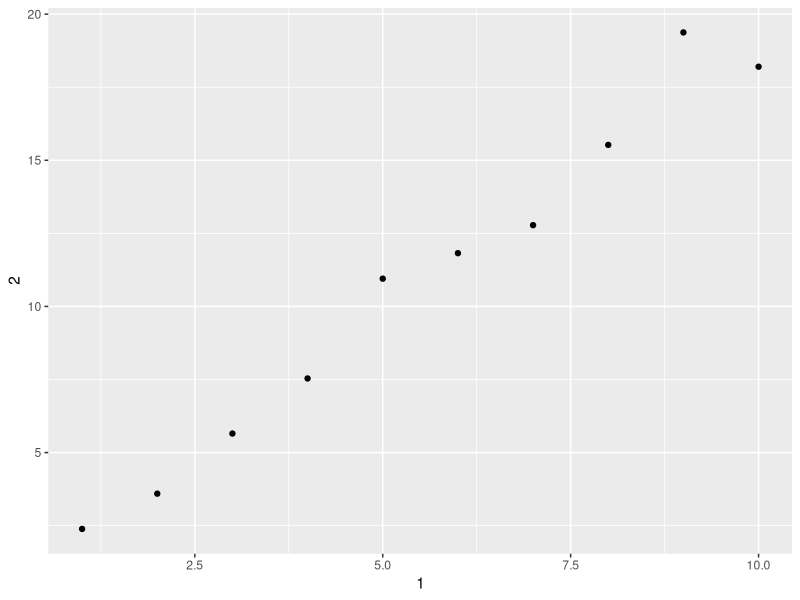

This figure's R source:
library(tidyverse)

#chapter 10

create_tibble <- as_tibble(iris)

#extract variables by position (10.3.2 - Subsetting)
#all achieves the same result
create_tibble$Sepal.Length
create_tibble[["Sepal.Length"]]
create_tibble[[1]]

#10.5 Exercises
#QUESTION 1
print(mtcars) #data.frames print the whole dataframe, they dont define the type the variable is either. It s simple print
print(as_tibble(iris)) #tibble shows dimensions 150 * 5, also shows the types of data as well. e.g. dbl or fct. Also only prints first 10
#observations

#QUESTION 2 - Why would the below cause frustration?
df <- data.frame(abc = 1, xyz = "a")
df$x
df[, "xyz"]
df[, c("abc", "xyz")]
# Personally I have found it frustrating to have to know where to place the commas to extract the variables I am searching for

#QUESTION 3 - extracting a variable
var <- as_tibble(mpg)
#few ways to get them
var$manufacturer
var[["manufacturer"]]
var[[1]]
#just copied from earlier in the text


#QUESTION 4.1
#extract variable called 1
annoying <- tibble(
  `1` = 1:10,
  `2` = `1` * 2 + rnorm(length(`1`))
)

annoying[['1']]

#4.2 plotting scatterplot of 1 vs 2, Does this mean variable 1 & 2. If it does then here ya go!
ggplot(annoying, aes(x = `1`, y = `2`)) +
  geom_point()

#4.3 - Few options to get this done. Remember the referromg to variables in tibble is different from dataframe.
annoying <- mutate(annoying, `3` = `2` / `1`)
annoying[["3"]] <- annoying$`2` / annoying$`1`
annoying[["3"]] <- annoying[["2"]] / annoying[["1"]]

#4.4 - Rename the columns

annoying <- rename(annoying, "one" = `1`, "two" = `2` , "three" = `3`)
print(annoying)

#4.5 - What does tibble::enframe() do?
tibble::enframe(c(matt = 1, daan = 2, xan = 3, maya = 4))

#it seems to convert inputs to a tibble? Converts named vectors into a tibble
#refer to print.tbl thanks to the solutions guy! https://jrnold.github.io/r4ds-exercise-solutions/tibbles.html

?print.tbl
print(annoying, n = 3) #prints first three observations





 